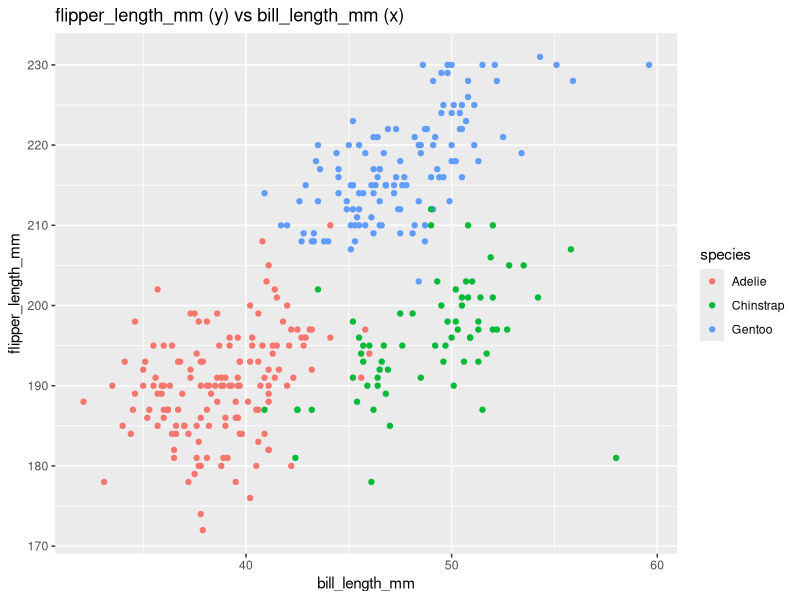
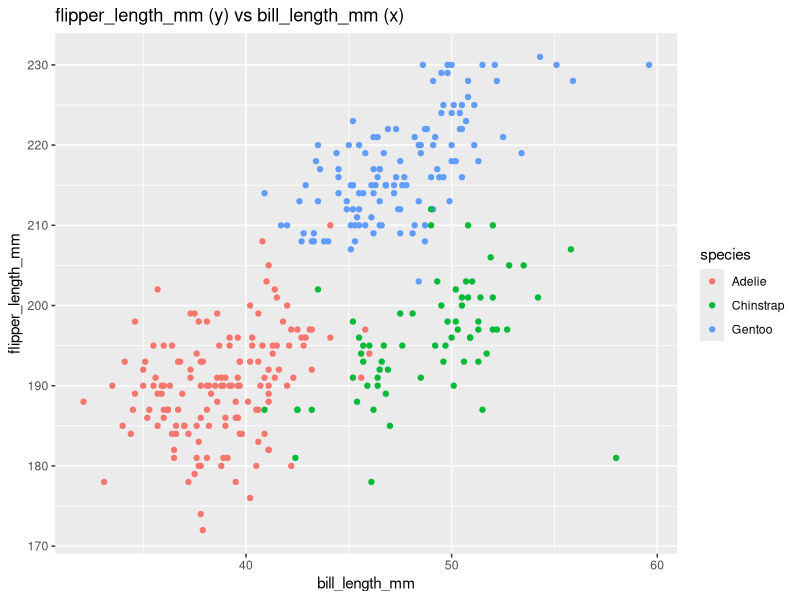

The R source for these figures, in order:
## ---- chunk 1
library(tidyverse)
## ---- chunk 2
data("penguins", package = "palmerpenguins")   # load the penguins data set

penguins

## ---- chunk 3
ggplot(penguins,aes(x = bill_length_mm,y = flipper_length_mm,colour = species)) + geom_point()+
  labs(title="flipper_length_mm (y) vs bill_length_mm (x)")
                                             # make a scatter plot

ggsave("scatter_plot_flipper_vs_bill.pdf")   # save the plot in pdf format

## ---- chunk 4
df_1 <- tibble(                  # use tibble() to create a dataframe named df_1
  norm_samp = rnorm(n = 10),     # sample from standard normal distribution
  logic_vec = norm_samp > 0,     # logical vector
  char_vec = letters[1:10],      # character vector of the first 10 English letters
  fac_vec = factor( c("male","female","transgender","male","male","transgender","female","female","female","female"))               # factor vector of 3 types of gender
)
 
df_1                             # show the created dataframe

## ---- chunk 5
sample_mean <- mean(pull(df_1,var=1)) # mean of norm_samp in df_1
sample_mean

logic_mean <- mean(pull(df_1,var=2))   # mean of logic_vec in df_1
logic_mean

char_mean <- mean(pull(df_1,var=3))   # mean of char_vec in df_1
char_mean

fac_mean <- mean(pull(df_1,var=4))    # mean of fac_vec in df_1
fac_mean

## ---- chunk 6
logic_vec_new <- as.numeric(pull(df_1,var=2))   # converted logical vector

char_vec_new <- as.numeric(pull(df_1,var=3))    # converted character vector

fac_vec_new <- as.numeric(pull(df_1,var=4))     # converted factor vector

## ---- chunk 7
print(logic_mean_new<-mean(logic_vec_new)) # mean of converted logical vector

print(char_mean_new<-mean(char_vec_new))   # mean of converted character vector

print(fac_mean_new<-mean(fac_vec_new))     # mean of converted factor vector

